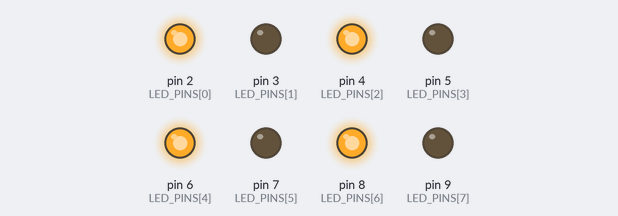
A sketch run on a simulated Arduino Uno, built with avr-gcc and run on an emulated ATmega328P. Shown: output pins drawn as LEDs (lit = HIGH).

Above: at 0.2 s.
At 1.7 s:
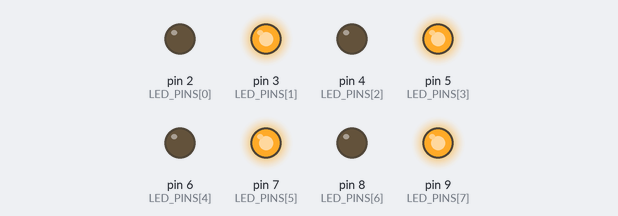
Timing chart, 0 to 3.0 s (numbered marks = the images above):
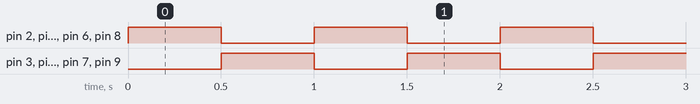

The sketch:

AlternatingEightLEDs.ino
```cpp
const byte LED_PINS[] = {2, 3, 4, 5, 6, 7, 8, 9};
const byte LED_COUNT = sizeof(LED_PINS) / sizeof(LED_PINS[0]);
const unsigned long BLINK_INTERVAL_MS = 500;

bool oddLedGroupOn = true;
unsigned long previousMillis = 0;

void setup() {
  for (byte index = 0; index < LED_COUNT; index++) {
    pinMode(LED_PINS[index], OUTPUT);
  }

  updateLedGroups();
}

void loop() {
  unsigned long currentMillis = millis();

  if (currentMillis - previousMillis >= BLINK_INTERVAL_MS) {
    previousMillis = currentMillis;
    oddLedGroupOn = !oddLedGroupOn;
    updateLedGroups();
  }
}

void updateLedGroups() {
  for (byte index = 0; index < LED_COUNT; index++) {
    bool isOddNumberedLed = (index % 2 == 0);
    bool shouldTurnOn = isOddNumberedLed == oddLedGroupOn;

    digitalWrite(LED_PINS[index], shouldTurnOn ? HIGH : LOW);
  }
}
```

Measured:
- by itself, pin 2 (LED_PINS[0]), pin 3 (LED_PINS[1]), pin 4 (LED_PINS[2]), pin 5 (LED_PINS[3]), pin 6 (LED_PINS[4]), pin 7 (LED_PINS[5]), pin 8 (LED_PINS[6]), pin 9 (LED_PINS[7]): alternates HIGH for 0.50 s and LOW for 0.50 s
